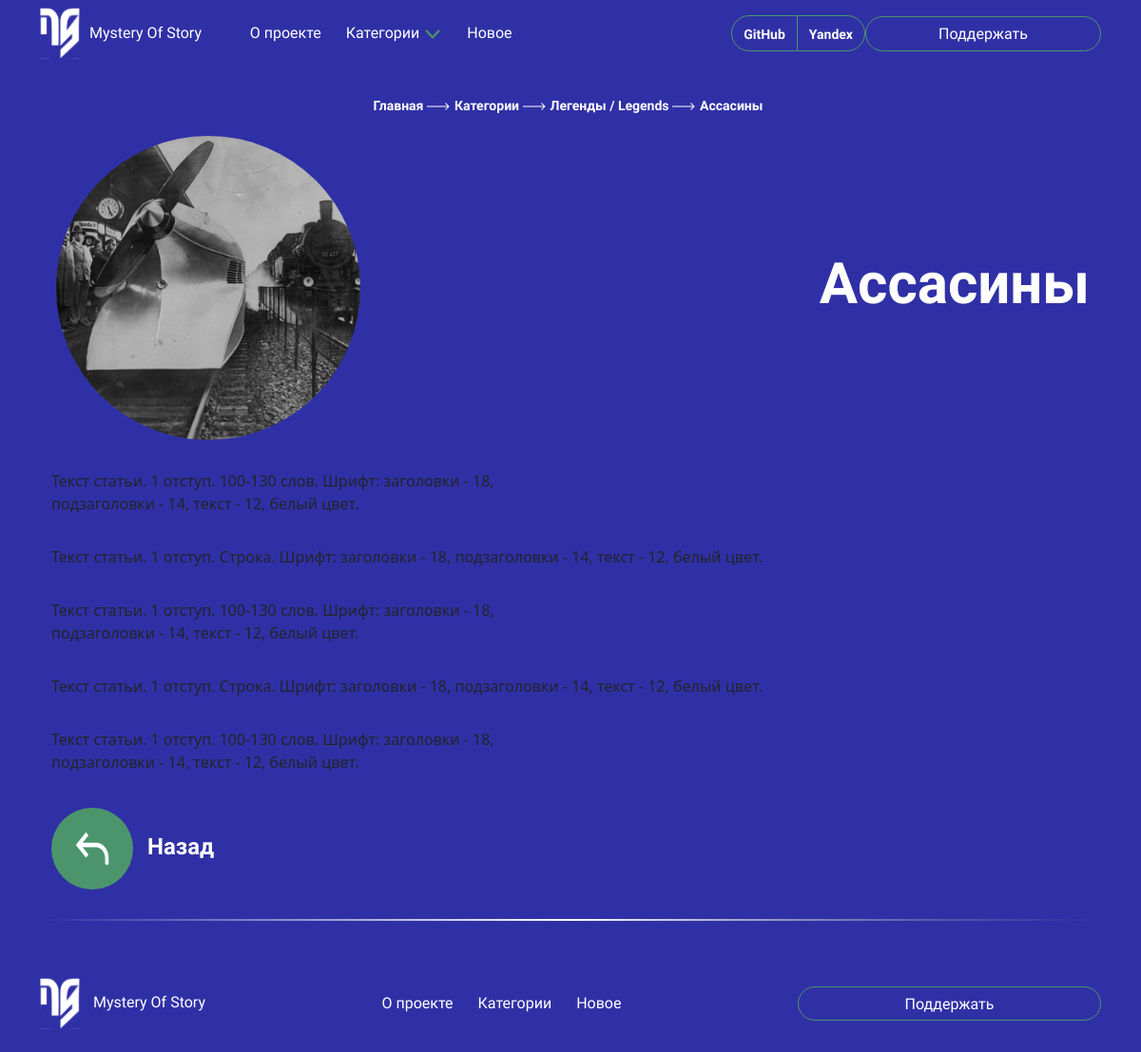
Page /articles/article_detail/1/ on the committed database.
### articles/models.py (models this page shows, shortened)
class Articles(models.Model):
    articles_title = models.CharField(
        max_length=30,
        verbose_name='Название статьи',
    )
    articles_title_img = models.ImageField(
        upload_to='image/articles_img/',
        verbose_name='Титульная картинка',
    )
    articles_description = models.CharField(
        max_length=50,
        default='Описание статьи для титульной страницы!',
        verbose_name='Описание статьи',
    )
    articles_text_1 = HTMLField(
        default=(
            f'Текст статьи. 1 отступ. 100-130 слов. Шрифт: заголовки - 18, подзаголовки - 14, текст - 12, белый цвет.'
        ),
        verbose_name='Текст статьи 1 (left)',
        blank=True,
    )
    article_img_1 = models.ImageField(
        upload_to='image/articles_description_img/',
        verbose_name='Картинка 1',
        blank=True,
        null=True,
    )
    articles_text_2 = HTMLField(
        default=(
            f'Текст статьи. 1 отступ. Строка. Шрифт: заголовки - 18, подзаголовки - 14, текст - 12, белый цвет.'
        ),
        verbose_name='Текст статьи 2 (string)',
        blank=True,
    )
    articles_text_3 = HTMLField(
        default=(
            f'Текст статьи. 1 отступ. 100-130 слов. Шрифт: заголовки - 18, подзаголовки - 14, текст - 12, белый цвет.'
        ),
        verbose_name='Текст статьи 3 (right)',
        blank=True,
    )
    article_img_2 = models.ImageField(
        upload_to='image/articles_description_img/',
        verbose_name='Картинка 2',
        blank=True,
        null=True,
    )
    articles_text_4 = HTMLField(
        default=(
            f'Текст статьи. 1 отступ. Строка. Шрифт: заголовки - 18, подзаголовки - 14, текст - 12, белый цвет.'
        ),
        verbose_name='Текст статьи 4 (string)',
        blank=True,
    )
    articles_text_5 = HTMLField(
        default=(
            f'Текст статьи. 1 отступ. 100-130 слов. Шрифт: заголовки - 18, подзаголовки - 14, текст - 12, белый цвет.'
        ),
        verbose_name='Текст статьи 5 (left)',
        blank=True,
    )
    category = models.ForeignKey(
        ArticlesCategories,
        on_delete=models.CASCADE,
        null=True,
        verbose_name='Категория'
    )
    author = models.ForeignKey(
        User,
        on_delete=models.CASCADE,
        null=True,
        verbose_name='Автор'
    )
    created_at = models.DateTimeField(
        auto_now_add=True,
        verbose_name='Дата создания',
    )
    is_published = models.BooleanField(
        default=False,
        verbose_name='Опубликовать'
    )
    class Meta:
        ordering = ['-created_at']
        verbose_name = 'Статья'
        verbose_name_plural = 'Статьи'

class ArticlesCategories(models.Model):
    articles_category_title = models.CharField(
        max_length=40,
        verbose_name='Категория',
    )
    articles_category_img = models.ImageField(
        upload_to='image/articles_category/',
        verbose_name='Титульная картинка категории',
    )
    articles_category_description = models.CharField(
        max_length=100,
        verbose_name='Описание',
        default='Описание категории',
    )
    created_at = models.DateField(
        auto_now_add=True,
        verbose_name='Дата публикации',
    )
    is_published = models.BooleanField(
        verbose_name='Опубликовать',
    )
    class Meta:
        verbose_name = 'Категория'
        verbose_name_plural = 'Категории'
    def __str__(self):
        return self.articles_category_title

### articles/views.py (the view)
# urls.py: path('article_detail/<int:id>/', views.article_detail, name='article_detail'),
def article_detail(request, id):
    article = get_object_or_404(Articles, pk=id)
    return render(request, 'articles/article_detail.html', {'article': article})

### templates/articles/article_detail.html (shortened to what this page needs)
{% extends "base.html" %}
{% block content %}
<div class="container-article-detail">
    <div class="row justify-content-center">
        <div class="artcile-way justify-content-center">
            <div class="to-the-main-page">
                <a class="article-way-link" href="{% url 'homepage:index' %}">
                    <p class="article-way-title">Главная
                        <img class="arrow" src="/static/img/arrow.svg">
                    </p>
                </a>
            </div>
            <div class="to-the-category-page">
                <a class="article-way-link" href="{% url 'articles:all_categories' 1 %}">
                    <p class="article-way-title">Категории
                        <img class="arrow" src="/static/img/arrow.svg">
                    </p>
                </a>
            </div>
            <div class="to-the-main-category-page">
                <a class="article-way-link" href="{% url 'articles:all_categories' article.category.id %}">
                    <p class="article-way-title">{{ article.category }}
                        <img class="arrow" src="/static/img/arrow.svg">
                    </p>
                </a>
            </div>
            <div class="this-article-name">
                <a class="article-way-link" href="{% url 'articles:article_detail' article.id %}">
                    <p class="article-way-title">{{ article.articles_title }}</p>
                </a>
            </div>
        </div>
        <div class="row one-article">
            <div class="title-article-img">
                <img class="article-title-img" src="{{ article.articles_title_img.url }}">
                <h4 class="article-title-name">{{ article.articles_title }}</h4>
            </div>
            <div class="row article-detail">
                {% if article.articles_text_1 %}
                    <div class="col-6 article-text">
                        <p class="text-of-article">{{ article.articles_text_1|safe }}</p>
                    </div>
                {% endif %}
                {% if article.articles_text_2 %}
                    <div class="col-12 article-text">
                        <p class="text-of-article">{{ article.articles_text_2|safe }}</p>
                    </div>
                {% endif %}
                {% if article.articles_text_3 %}
                    <div class="col-6 article-text">
                        <p class="text-of-article">{{ article.articles_text_3|safe }}</p>
                    </div>
                {% endif %}
                {% if article.articles_text_4 %}
                    <div class="col-12 article-text">
                        <p class="text-of-article">{{ article.articles_text_4|safe }}</p>
                    </div>
                {% endif %}
                {% if article.articles_text_5 %}
                    <div class="col-6 article-text">
                        <p class="text-of-article">{{ article.articles_text_5|safe }}</p>
                    </div>
                {% endif %}
            </div>
        </div>
        <div class="row btn-back">
            <a class="btn-back-link" href="javascript:history.back()">
                <p class="btn-back-word">
                    <img class="img-btn-back" src="/static/img/button-back.svg">Назад
                </p>
            </a>
        </div>
        <img src="/static/img/line49.png" class="main-page-img-line" style="margin-bottom: 20px;">
    </div>
</div>
{% endblock %}

### templates/articles/article_detail.html (style rules this page uses)
.container-article-detail { margin-top: 15px; }
.artcile-way { display: flex; flex-wrap: nowrap; justify-content: center; align-items: center; }
.article-way-title { font-family: "Comfortaa"; font-weight: 600; font-style: semibold; font-size: 14px; color: white; margin-right: 5px; }
.article-way-link { width: 23px; text-decoration: none; }
.one-article { margin-bottom: 20px; }
.article-title-img { width: 330px; height: 330px; border-radius: 50%; padding: 5px; object-fit: cover; filter: brightness(80%); }
.title-article-img { display: flex; align-items: center; margin-bottom: 10px; }
.article-title-name { color: white; font-family: "Unbounded"; font-weight: 700; font-style: bold; font-size: 60px; margin-left: auto; text-align: right; }
.text-of-article { color: white; font-family: "Comfortaa"; font-weight: 600; font-style: SemiBold; }
.img-btn-back { width: 86px; height: 86px; margin-right: 15px; }
.btn-back { margin-bottom: 15px; }
.btn-back-link { text-decoration: none; }
.btn-back-word { color: white; font-size: 24px; font-family: "Comfortaa"; font-weight: 600; font-style: semibold; }

### rows in the picture
Articles: category "Легенды / Legends", articles_title "Ассасины", articles_title_img (picture), articles_text_1 "Текст статьи. 1 отступ. 100-130 слов. Шрифт: заголовки - 18, подзаголовки - 14, текст - 12, белый цвет.", articles_text_2 "Текст статьи. 1 отступ. Строка. Шрифт: заголовки - 18, подзаголовки - 14, текст - 12, белый цвет.", articles_text_3 "Текст статьи. 1 отступ. 100-130 слов. Шрифт: заголовки - 18, подзаголовки - 14, текст - 12, белый цвет.", articles_text_4 "Текст статьи. 1 отступ. Строка. Шрифт: заголовки - 18, подзаголовки - 14, текст - 12, белый цвет.", articles_text_5 "Текст статьи. 1 отступ. 100-130 слов. Шрифт: заголовки - 18, подзаголовки - 14, текст - 12, белый цвет."
